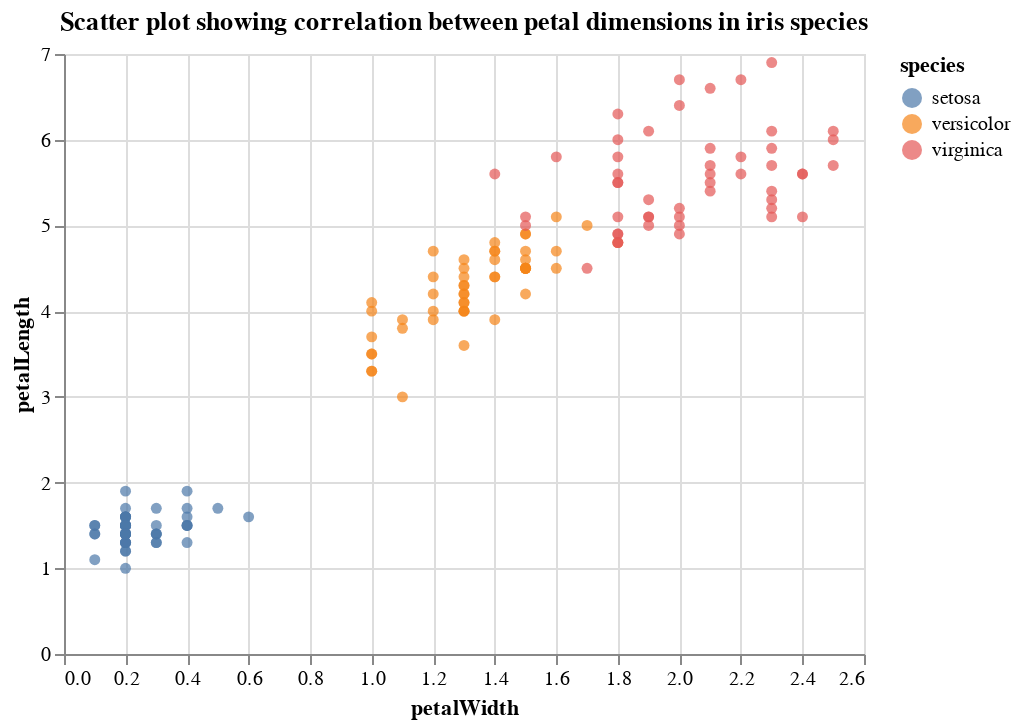

The cell this chart's notebook holds for it:
### Markdown cell above
# Scatter plot to show correlation between petal dimensions

### Code cell
alt.Chart(iris, title='Scatter plot showing correlation between petal dimensions in iris species').mark_circle().encode(
    x='petalWidth',
    y = 'petalLength',
    color = 'species'
    )

### Figure 1 — Vega-Lite specification as saved in the notebook (floating-point values rounded to 4 significant figures; data arrays with more than 128 entries replaced by an {"elided": "..."} marker saying what was removed)
{"config": {"view": {"continuousWidth": 400, "continuousHeight": 300}}, "data": {"name": "data-a264acbd6e539a8b3afc0cb5f240fb57"}, "mark": "circle", "encoding": {"color": {"type": "nominal", "field": "species"}, "x": {"type": "quantitative", "field": "petalWidth"}, "y": {"type": "quantitative", "field": "petalLength"}}, "title": "Scatter plot showing correlation between petal dimensions in iris species", "$schema": "https://vega.github.io/schema/vega-lite/v4.8.1.json", "datasets": {"data-a264acbd6e539a8b3afc0cb5f240fb57": {"elided": "150 records"}}}
